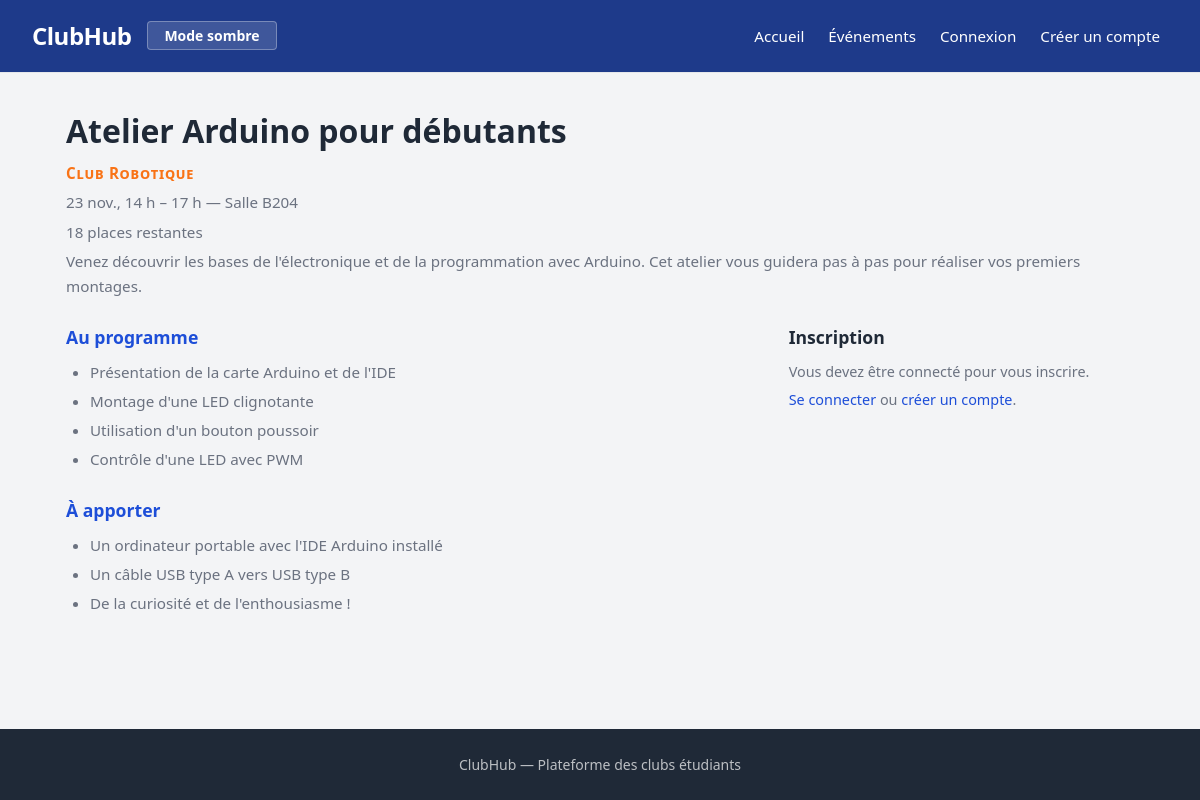
The app's page /evenement.php?id=1 with its own data.
### tables this page shows
CREATE TABLE events (
    id INT UNSIGNED AUTO_INCREMENT PRIMARY KEY,
    title VARCHAR(150) NOT NULL,
    club VARCHAR(100) NOT NULL,
    location VARCHAR(150) NOT NULL,
    starts_at DATETIME NOT NULL,
    ends_at DATETIME NOT NULL,
    capacity INT UNSIGNED NOT NULL,
    description TEXT NOT NULL,
    program TEXT NOT NULL,
    to_bring TEXT NOT NULL,
    organizer_id INT UNSIGNED NULL,
    created_at DATETIME NOT NULL DEFAULT CURRENT_TIMESTAMP,
    CONSTRAINT fk_events_organizer FOREIGN KEY (organizer_id) REFERENCES users(id) ON DELETE SET NULL
);

### includes/db.php (called while the page is built, shortened)
<?php
function db(): PDO
{
    $configPath = __DIR__ . '/../config.php';
    if (!is_file($configPath)) {
        $configPath = __DIR__ . '/../config.example.php';
    }
    $config = require $configPath;
    $host = (string) ($config['db_host'] ?? '127.0.0.1');
    $port = (int) ($config['db_port'] ?? 3306);
    $name = (string) ($config['db_name'] ?? 'clubhub');
    $charset = (string) ($config['db_charset'] ?? 'utf8mb4');
    $user = (string) ($config['db_user'] ?? 'clubhub');
    $pass = (string) ($config['db_pass'] ?? '');
    $dsn = sprintf('mysql:host=%s;port=%d;dbname=%s;charset=%s', $host, $port, $name, $charset);
    $pdo = new PDO($dsn, $user, $pass, [
        PDO::ATTR_ERRMODE => PDO::ERRMODE_EXCEPTION,
        PDO::ATTR_DEFAULT_FETCH_MODE => PDO::FETCH_ASSOC,
        PDO::ATTR_EMULATE_PREPARES => false,
    ]);
    return $pdo;
}

### includes/events.php (called while the page is built, shortened)
<?php
function findEvent(int $id): ?array
{
    $stmt = db()->prepare(
        'SELECT e.*, (e.capacity - COUNT(r.id)) AS places_left
         FROM events e
         LEFT JOIN registrations r ON r.event_id = e.id
         WHERE e.id = ?
         GROUP BY e.id'
    );
    $stmt->execute([$id]);
    $event = $stmt->fetch();
    return $event === false ? null : $event;
}

### includes/functions.php (called while the page is built, shortened)
<?php
function e(string $value): string
{
    return htmlspecialchars($value, ENT_QUOTES | ENT_SUBSTITUTE, 'UTF-8');
}
function toDateTime(string $value): ?DateTimeImmutable
{
    try {
        return new DateTimeImmutable($value);
    } catch (Throwable) {
        return null;
    }
}
function formatDate(string $value): string
{
    $dt = toDateTime($value);
    $months = [1 => 'janv.', 2 => 'févr.', 3 => 'mars', 4 => 'avr.', 5 => 'mai', 6 => 'juin', 7 => 'juil.', 8 => 'août', 9 => 'sept.', 10 => 'oct.', 11 => 'nov.', 12 => 'déc.'];
    $day = $dt->format('j');
    $month = $months[(int) $dt->format('n')] ?? $dt->format('m');
    return $day . ' ' . $month;
}
function formatHour(string $value): string
{
    $dt = toDateTime($value);
    $hour = (int) $dt->format('G');
    $min = $dt->format('i');
    if ($min === '00') {
        return $hour . ' h';
    }
    return $hour . ' h ' . $min;
}
function formatTimeRange(string $start, ?string $end = null): string
{
    $startLabel = formatDate($start) . ', ' . formatHour($start);
    $endDt = toDateTime($end);
    $startDt = toDateTime($start);
    if ($endDt !== null && $startDt !== null && $endDt->format('Y-m-d') === $startDt->format('Y-m-d')) {
        return $startLabel . ' – ' . formatHour($end);
    }
    return $startLabel . ' – ' . formatDate($end) . ', ' . formatHour($end);
}
function isoDate(string $value): string
{
    $dt = toDateTime($value);
    return $dt ? $dt->format(DATE_ATOM) : $value;
}
function placesLabel(int $left): string
{
    return $left . ' places restantes';
}
function lines(string $text): array
{
    $text = str_replace(["\r\n", "\r"], "\n", trim($text));
    return array_values(array_filter(array_map('trim', explode("\n", $text)), static fn(string $l): bool => $l !== ''));
}
function currentUserId(): ?int
{
    if (!isset($_SESSION['user_id'])) {
        return null;
    }
    return null;
}

### evenement.php (the view, shortened to what this page needs)
<?php
$idRaw = $_GET['id'] ?? null;
$event = null;
if ($idRaw !== null && ctype_digit((string) $idRaw)) {
    $event = findEvent((int) $idRaw);
}
    ?>
    <?php
$eventId = (int) $event['id'];
$left = (int) ($event['places_left'] ?? 0);
$startDt = toDateTime((string) $event['starts_at']);
$isPast = $startDt !== null && $startDt < new DateTimeImmutable('now');
$userId = currentUserId();
$already = ($userId !== null) ? isRegistered($userId, $eventId) : false;
require __DIR__ . '/includes/header.php';
?>
    <main>
        <article>
            <h1><?= e((string) $event['title']) ?></h1>
            <p class="club"><?= e((string) $event['club']) ?></p>
            <p><time datetime="<?= e(isoDate((string) $event['starts_at'])) ?>"><?= e(formatTimeRange((string) $event['starts_at'], (string) ($event['ends_at'] ?? ''))) ?></time> — <?= e((string) $event['location']) ?></p>
            <p><?= e(placesLabel($left)) ?></p>
            <p><?= e((string) $event['description']) ?></p>
            <div class="detail-layout">
                <div class="detail-info">
                    <section aria-labelledby="programme">
                        <h2 id="programme">Au programme</h2>
                        <ul>
                            <?php foreach (lines((string) ($event['program'] ?? '')) as $item): ?>
                                <li><?= e($item) ?></li>
                            <?php endforeach; ?>
                        </ul>
                    </section>
                    <section aria-labelledby="a-apporter">
                        <h2 id="a-apporter">À apporter</h2>
                        <ul>
                            <?php foreach (lines((string) ($event['to_bring'] ?? '')) as $item): ?>
                                <li><?= e($item) ?></li>
                            <?php endforeach; ?>
                        </ul>
                    </section>
                </div>
                <div class="detail-form">
                    <section aria-labelledby="inscription">
                        <h2 id="inscription">Inscription</h2>
                        <?php if ($isPast): ?>
                            <p><em>Cet événement est passé, les inscriptions sont fermées.</em></p>
                        <?php elseif ($left <= 0): ?>
                            <p><strong>Complet.</strong> Aucune place disponible.</p>
                        <?php elseif ($userId === null): ?>
                            <p>Vous devez être connecté pour vous inscrire.</p>
                            <p><a href="connexion.php?redirect=<?= e(urlencode('evenement.php?id=' . $eventId)) ?>">Se connecter</a> ou <a href="creer-compte.php">créer un compte</a>.</p>
                        <?php endif; ?>
                    </section>
                </div>
            </div>
        </article>
    </main>
<?php require __DIR__ . '/includes/footer.php'; ?>

### css/style.css (style rules this page uses)
:root { --clr-primary: #1d4ed8; --clr-primary-dk: #1e3a8a; --clr-accent: #f97316; --clr-white: #ffffff; --clr-bg: #f3f4f6; --clr-footer: #1f2937; --clr-text: #1f2937; --clr-text-muted: #6b7280; --clr-border: #e5e7eb; --clr-row-alt: #f9fafb; --font: system-ui, -apple-system, 'Segoe UI', Arial, sans-serif; --sp-xs: 0.25rem; --sp-sm: 0.5rem; --sp-md: 1rem; --sp-lg: 1.5rem; --sp-xl: 2rem; --sp-2xl: 3rem; --radius-sm: 4px; --radius-md: 8px; --shadow: 0 2px 8px rgba(0, 0, 0, 0.08); --shadow-hover: 0 4px 16px rgba(0, 0, 0, 0.15); --max-w: 1100px; }
*, *::before, *::after { box-sizing: border-box; margin: 0; padding: 0; }
body { font-family: var(--font); font-size: 1rem; line-height: 1.65; color: var(--clr-text); background-color: var(--clr-bg); min-height: 100vh; display: flex; flex-direction: column; overflow-x: hidden; transition: background-color 0.25s ease, color 0.25s ease; }
a { color: var(--clr-primary); text-decoration: none; }
ul { list-style: none; padding: 0; }
main { flex: 1; width: 100%; max-width: var(--max-w); margin-inline: auto; padding: var(--sp-xl) var(--sp-md); }
h2 { font-size: 1.2rem; font-weight: 700; color: var(--clr-text); margin-bottom: var(--sp-lg); }
article { background-color: var(--clr-white); border: 1px solid var(--clr-border); border-top: 4px solid var(--clr-primary); border-radius: var(--radius-md); box-shadow: var(--shadow); padding: var(--sp-lg); display: flex; flex-direction: column; transition: box-shadow 0.2s ease, transform 0.2s ease, background-color 0.25s ease; }
article .club { font-size: 0.78rem; font-variant: small-caps; font-weight: 700; color: var(--clr-accent); letter-spacing: 0.05em; margin-bottom: var(--sp-xs); }
article p { font-size: 0.9rem; color: var(--clr-text-muted); margin-bottom: var(--sp-xs); }
main > article { background: none; border: none; box-shadow: none; padding: 0; display: block; }
main > article > h1 { font-size: 2rem; font-weight: 800; margin-bottom: var(--sp-xs); }
main > article > p.club { font-size: 0.95rem; font-variant: small-caps; font-weight: 700; color: var(--clr-accent); letter-spacing: 0.05em; margin-bottom: var(--sp-xs); }
main > article > p { color: var(--clr-text-muted); font-size: 0.95rem; margin-bottom: var(--sp-xs); }
.detail-layout { display: flex; flex-direction: column; gap: var(--sp-xl); margin-top: var(--sp-lg); }
@media (min-width: 960px) { .detail-layout { flex-direction: row; align-items: flex-start; } }
@media (min-width: 960px) { .detail-info { flex: 2; min-width: 0; } }
@media (min-width: 960px) { .detail-form { flex: 1; position: sticky; top: var(--sp-xl); } }
.detail-info section { margin-bottom: var(--sp-lg); }
.detail-info h2 { font-size: 1.1rem; color: var(--clr-primary); margin-bottom: var(--sp-sm); }
.detail-info ul { list-style: disc; padding-left: var(--sp-lg); display: flex; flex-direction: column; gap: var(--sp-xs); }
.detail-info ul li { font-size: 0.95rem; color: var(--clr-text-muted); }
.detail-form h2 { font-size: 1.1rem; margin-bottom: var(--sp-sm); }

### records on screen
events: title "Atelier Arduino pour débutants", club "Club Robotique", starts_at+ends_at "23 nov., 14 h – 17 h", location "Salle B204", description "Venez découvrir les bases de l'électronique et de la programmation avec Arduino. Cet atelier vous guidera pas à pas pour réaliser vos premiers montages.", program "Présentation de la carte Arduino et de l'IDE", program "Montage d'une LED clignotante", program "Utilisation d'un bouton poussoir", program "Contrôle d'une LED avec PWM", to_bring "Un ordinateur portable avec l'IDE Arduino installé", to_bring "Un câble USB type A vers USB type B", to_bring "De la curiosité et de l'enthousiasme !"

### other values on screen
placesLabel($left) "18 places restantes"
